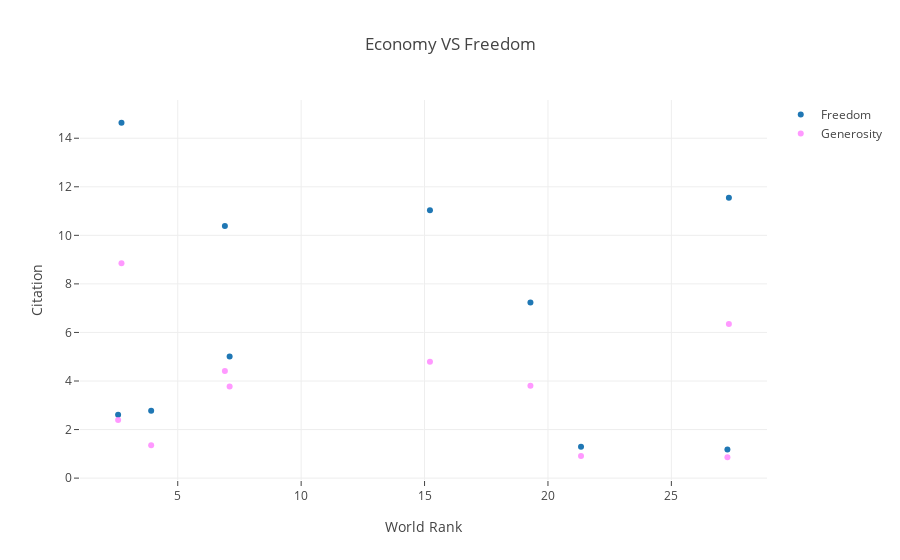

Write notebook code for a chart like this one.
### Code cell
print(new_data.Region)

trace1=go.Scatter(
                    x = new_data['Economy'],
                    y = new_data['Freedom'],
                    mode = "markers",
                    name = "Freedom",
                    #marker = dict(color = 'rgba(255, 128, 255, 0.8)'),
                    text= new_data.Region)

trace2=go.Scatter(
                    x = new_data['Economy'],
                    y = new_data['Generosity'],
                    mode = "markers",
                    name = "Generosity",
                    marker = dict(color = 'rgba(255, 128, 255, 0.8)'),
                    text= new_data.Region)

data_new = [trace1, trace2]


layout = dict(title = 'Economy VS Freedom',
              xaxis= dict(title= 'World Rank',ticklen= 5,zeroline= False),
              yaxis= dict(title= 'Citation',ticklen= 5,zeroline= False)
             )
fig = dict(data = data_new, layout = layout)
iplot(fig)
plt.show()

### Figure 1 — Plotly figure (JSON) as saved in the notebook; plotly's stock layout.template omitted (floating-point values rounded to 4 significant figures)
{"data": [{"mode": "markers", "name": "Freedom", "text": ["Western Europe", "North America", "Australia and New Zealand", "Middle East and Northern Africa", "Latin America and Caribbean", "Southeastern Asia", "Central and Eastern Europe", "Eastern Asia", "Sub-Saharan Africa", "Southern Asia"], "type": "scatter", "uid": "2fd4209a-c67c-461c-8012-4bd204e30240", "x": [27.33, 27.27, 21.34, 19.29, 15.22, 7.101, 6.911, 3.923, 2.721, 2.584], "y": [11.55, 1.179, 1.291, 7.235, 11.04, 5.014, 10.39, 2.775, 14.64, 2.613]}, {"marker": {"color": "rgba(255, 128, 255, 0.8)"}, "mode": "markers", "name": "Generosity", "text": ["Western Europe", "North America", "Australia and New Zealand", "Middle East and Northern Africa", "Latin America and Caribbean", "Southeastern Asia", "Central and Eastern Europe", "Eastern Asia", "Sub-Saharan Africa", "Southern Asia"], "type": "scatter", "uid": "557f40a1-b530-4024-81e9-5e7e49933649", "x": [27.33, 27.27, 21.34, 19.29, 15.22, 7.101, 6.911, 3.923, 2.721, 2.584], "y": [6.344, 0.8592, 0.9106, 3.808, 4.791, 3.773, 4.416, 1.355, 8.845, 2.39]}], "layout": {"title": {"text": "Economy VS Freedom"}, "xaxis": {"ticklen": 5, "title": {"text": "World Rank"}, "zeroline": false}, "yaxis": {"ticklen": 5, "title": {"text": "Citation"}, "zeroline": false}}}
